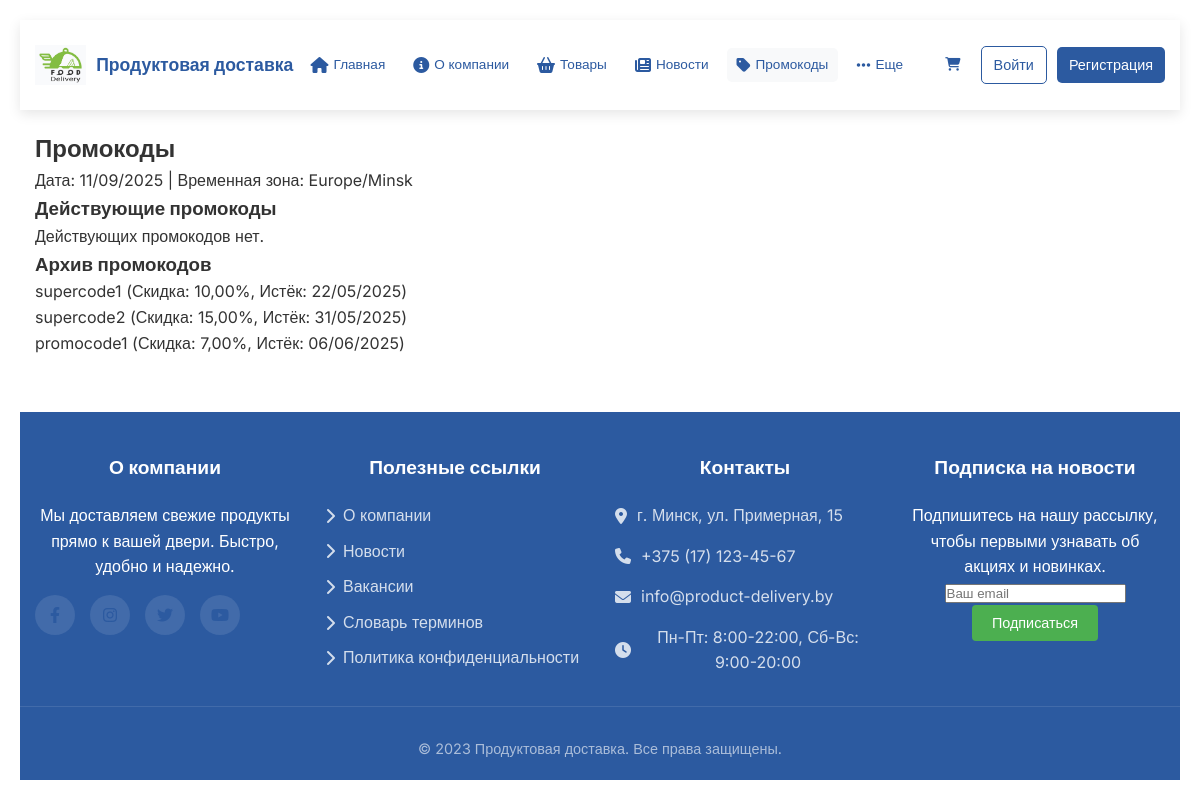
Page /promocodes/ on the committed database.
### delivery_app/models.py (models this page shows, shortened)
class PromoCode(models.Model):
    code = models.CharField(max_length=50, unique=True, help_text="Уникальный код промокода")
    discount = models.DecimalField(max_digits=5, decimal_places=2, help_text="Скидка в процентах (0-100)")
    valid_from = models.DateTimeField(default=timezone.now, help_text="Дата начала действия")
    valid_to = models.DateTimeField(help_text="Дата окончания действия")
    active = models.BooleanField(default=True, help_text="Активен ли промокод")
    applicable_products = models.ManyToManyField(Product, blank=True, related_name='promocodes', help_text="Товары, к которым применяется промокод")  # Новая связь

### delivery_app/views.py (the view)
# urls.py: path('promocodes/', views.promocodes, name='promocodes'),
def promocodes(request):
    active_promocodes = PromoCode.objects.filter(valid_to__gte=timezone.now())
    archived_promocodes = PromoCode.objects.filter(valid_to__lt=timezone.now())
    context = {
        'active_promocodes': active_promocodes,
        'archived_promocodes': archived_promocodes,
        'current_date': timezone.now().strftime('%d/%m/%Y'),
        'timezone': 'Europe/Minsk',
    }
    return render(request, 'delivery_app/promocodes.html', context)

### delivery_app/templates/delivery_app/promocodes.html (shortened to what this page needs)
{% extends "delivery_app/base.html" %}
{% block content %}
<h2>Промокоды</h2>
<p>Дата: {{ current_date }} | Временная зона: {{ timezone }}</p>
<h3>Действующие промокоды</h3>
{% for promo in active_promocodes %}
    <p>{{ promo.code }} (Скидка: {{ promo.discount }}%, Действителен до: {{ promo.valid_to|date:'d/m/Y' }})</p>
{% empty %}
    <p>Действующих промокодов нет.</p>
{% endfor %}
<h3>Архив промокодов</h3>
{% for promo in archived_promocodes %}
    <p>{{ promo.code }} (Скидка: {{ promo.discount }}%, Истёк: {{ promo.valid_to|date:'d/m/Y' }})</p>
{% empty %}
    <p>Архивных промокодов нет.</p>
{% endfor %}
{% endblock %}

### delivery_app/static/delivery_app/css/style.css (style rules this page uses)
body { font-family: Arial, sans-serif; margin: 0; padding: 20px; background-color: #f9f9f9; color: #333 !important; background-image: none !important; }

### delivery_app/templates/delivery_app/base.html (style rules this page uses)
:root { --primary-color: #2c5aa0; --secondary-color: #f8f9fa; --accent-color: #28a745; --text-color: #333; --light-text: #6c757d; --border-color: #e9ecef; --shadow: 0 4px 12px rgba(0, 0, 0, 0.1); --transition: all 0.3s ease; }
* { margin: 0; padding: 0; box-sizing: border-box; }
body { font-family: 'Inter', sans-serif; line-height: 1.6; color: var(--text-color); background-color: #fff; display: flex; flex-direction: column; min-height: 100vh; }

### rows in the picture
PromoCode: code "supercode1", discount "10,00", valid_to "22/05/2025"
PromoCode: code "supercode2", discount "15,00", valid_to "31/05/2025"
PromoCode: code "promocode1", discount "7,00", valid_to "06/06/2025"

### other values in the picture
{{ timezone }} "Europe/Minsk"
